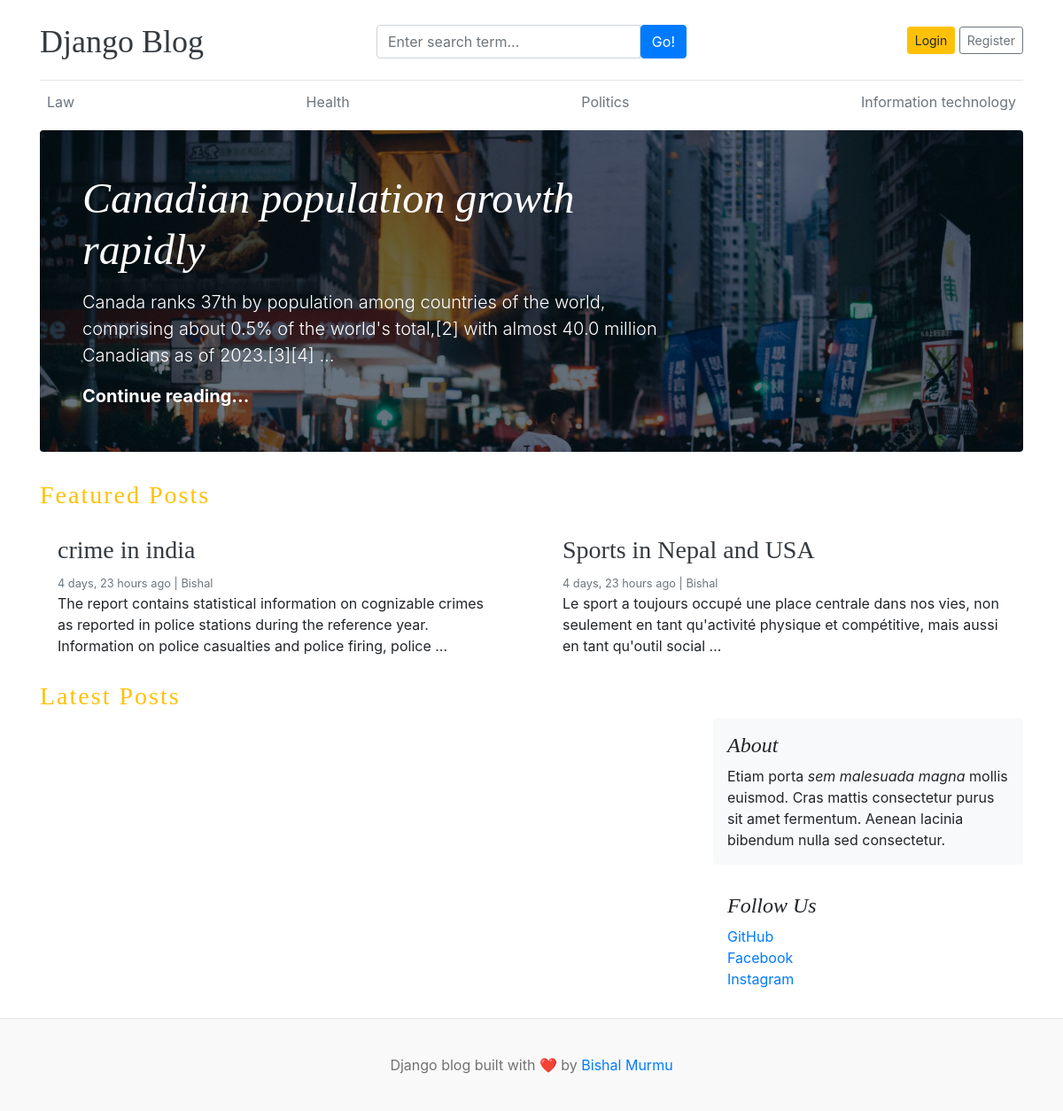
The page / on the database its author committed.
### bapp/models.py (models this page shows, shortened)
class Category(models.Model):
    category_name=models.CharField(max_length=50);
    created_at=models.DateTimeField(auto_now_add=True)
    updated_at=models.DateTimeField(auto_now=True)
    class Meta:
        verbose_name_plural = "categories"

class Blog(models.Model):
    title=models.CharField(max_length=100)
    slug=models.SlugField(max_length=150,unique=True,blank=True)
    category=models.ForeignKey(Category, on_delete=models.CASCADE)
    author=models.ForeignKey(User,models.CASCADE)
    image=models.ImageField(upload_to='uploads/%Y/%m/%d/')
    descriptions=models.TextField(max_length=500)
    blog_body=models.TextField(max_length=800)
    status=models.CharField( max_length=50,choices=CHOICES_HERE,default="Draft")
    is_featured=models.BooleanField()
    created_at=models.DateTimeField(auto_now_add=True)
    updated_at=models.DateTimeField(auto_now=True)

### assignment/models.py (models this page shows, shortened)
class socail_platforms(models.Model):
    platforms=models.CharField(max_length=25)
    link=models.URLField(max_length=255)
    created_at=models.DateTimeField(auto_now_add=True)
    updated_at=models.DateTimeField(auto_now=True)

### blog/views.py (the view)
# urls.py: 2. Add a URL to urlpatterns:  path('', views.home, name='home')
def home(request):
    category=Category.objects.all()
    featured=Blog.objects.filter(is_featured=True,status='Published').order_by('created_at')
    not_featured=Blog.objects.filter(is_featured=False,status='Published')
    context={
        'featured':featured,
        'not_featured':not_featured
    }
    return render(request,'home/home.html',context)

### bapp/context_processors.py (called while the page is built)
def get_category(request):
    category=Category.objects.all()
    return dict(category=category)

def get_platforms(request):
    platform=socail_platforms.objects.all()
    return dict(platform=platform)

def blog_post(request):
    all_post=Blog.objects.all()
    return dict(all_post=all_post)

### templates/home/home.html (shortened to what this page needs)
{% extends 'home/base.html' %}
{% load static %}
{% block content %}
    <div class="container">
{% for item in featured %}
{% if forloop.first %}
<div class="jumbotron p-3 p-md-5 text-white rounded bg-dark" style="background-image: url('{{item.image.url}}');background-blend-mode: overlay;background-size:cover;">
    <div class="col-md-8 px-0">
      <h1 class="display-4 font-italic">{{item.title}}</h1>
      <p class="lead my-3">{{item.descriptions| truncatewords:25}}</p>
      <p class="lead mb-0"><a href="{%url 'single_post' item.slug %}" class="text-white font-weight-bold">Continue reading...</a></p>
    </div>
  </div>
  {% endif %}
  {% endfor %}
  <h3 class='text-upper text-warning' style='letter-spacing:2px;'>Featured Posts</h3>
  <div class="row mb-2">
    {%for item in featured %}
    {% if not forloop.first %}
    <div class="col-md-6">
      <div class="card border-0" >
        <div class="card-body">
          <h3><a href="{% url 'single_post' item.slug %}" class='text-dark'>{{item.title}}</a></h3>
          <small class="mb-1 text-muted">{{item.created_at| timesince}} ago | {{item.author|capfirst}}</small>
          <p class="card-text">{{item.descriptions| truncatewords:25}}</p>
        </div>
      </div>
    </div>
    {% endif %}
    {% endfor %}
  </div>
  <h3 class='text-upper text-warning' style='letter-spacing:2px;'>Latest Posts</h3>
  <main role="main" class="container p-0">
    <div class="row">
      <div class="col-md-8 blog-main">
      </div>
      <aside class="col-md-4 blog-sidebar">
        <div class="p-3 mb-3 bg-light rounded">
          <h4 class="font-italic">About</h4>
          <p class="mb-0">Etiam porta <em>sem malesuada magna</em> mollis euismod. Cras mattis consectetur purus sit amet fermentum. Aenean lacinia bibendum nulla sed consectetur.</p>
        </div>
         {% if platform %}
          <div class="p-3">
          <h4 class="font-italic">Follow Us</h4>
          <ol class="list-unstyled">
            {%for item in platform %}
            <li><a href="{{item.link}}">{{item.platforms}}</a></li>
            {% endfor %}
          </ol>
        </div>
        {% endif %}
      </aside>
    </div>
  </main>
</div>
{% endblock %}

### templates/home/base.html (shortened to what this page needs)
{% load static %}
<!DOCTYPE html>
<html lang="en">
<head>
    <link href="https://getbootstrap.com/docs/4.0/dist/css/bootstrap.min.css" rel="stylesheet">
    <link href="{% static 'css/blog.css' %}" rel="stylesheet">
    <link rel="stylesheet" href="https://cdnjs.cloudflare.com/ajax/libs/font-awesome/6.4.2/css/all.min.css" />
  </head>
<body>
    <div class="container">
        <header class="blog-header py-3">
          <div class="row flex-nowrap justify-content-between align-items-center responsive">
            <div class="col-4 pt-1">
              <a class="blog-header-logo text-dark" href="/">Django Blog</a>
            </div>
            <div class="col-4 pt-1 form">
            <form action="{% url 'search' %}" method="GET">
                <div class="input-group">
                    <input class="form-control" type="text" name='search' value="{{keyword}}" placeholder="Enter search term..." aria-label="Enter search term..." aria-describedby="button-search" />
                    <button class="btn btn-primary" id="button-search" type="submit">Go!</button>
                </div>
            </form>
            </div>
            <div class="col-4 d-flex justify-content-end align-items-center">
              {%if  not user.is_authenticated %}
              <a class="btn btn-sm btn-warning" href="{% url 'login' %}">Login</a> &nbsp;
              <a class="btn btn-sm btn-outline-secondary" href="{% url 'register' %}">Register</a>
            {% else %}
            <span><a href='{% url 'dashboard' %}'>Dashboard</a></span> &nbsp;
            <span> <a href="{% url 'logout' %}">Log Out</a></span>
            {% endif %}
            </div>
          </div>
        </header>
        <div class="nav-scroller py-1 mb-2">
            <nav class="nav d-flex justify-content-between">
              {% for item in category %}
              <a class="p-2 text-muted" href="{% url 'post_by_category' item.id %}">{{item.category_name}}</a>
              {% endfor %}
            </nav>
        </div>
    </div>
    {% block content %}
    {% endblock %}
    <footer class="blog-footer" style>
        <p>Django blog built with ❤️ by <a href="#">Bishal Murmu</a></p>
    </footer>
</body>
</html>

### static/css/blog.css (style rules this page uses)
.blog-header { border-bottom: 1px solid #e5e5e5; }
.blog-header-logo { font-family: "Playfair Display", Georgia, "Times New Roman", serif; font-size: 2.25rem; }
h1, h2, h3, h4, h5, h6 { font-family: "Playfair Display", Georgia, "Times New Roman", serif; }
.display-4 { font-size: 2.5rem; }
@media (min-width: 768px) { .display-4 { font-size: 3rem; } }
.blog-footer { padding: 2.5rem 0; color: #727272; text-align: center; background-color: #f9f9f9; border-top: .05rem solid #e5e5e5; }
.blog-footer p:last-child { margin-bottom: 0; }

### rows shown on the page
Category: category_name "Law"
Category: category_name "Health"
Category: category_name "Politics"
Category: category_name "Information technology"
Blog: image (picture), title "Canadian population growth rapidly", descriptions "Canada ranks 37th by population among countries of the world, comprising about 0.5% of the world's total,[2] with almost 40.0 million Canadians as of 2023.[3][4] …"
Blog: title "crime in india", created_at "4 days, 23 hours", author "Bishal", descriptions "The report contains statistical information on cognizable crimes as reported in police stations during the reference year. Information on police casualties and police firing, police …"
Blog: title "Sports in Nepal and USA", created_at "4 days, 23 hours", author "Bishal", descriptions "Le sport a toujours occupé une place centrale dans nos vies, non seulement en tant qu'activité physique et compétitive, mais aussi en tant qu'outil social …"
socail_platforms: platforms "GitHub"
socail_platforms: platforms "Facebook"
socail_platforms: platforms "Instagram"
